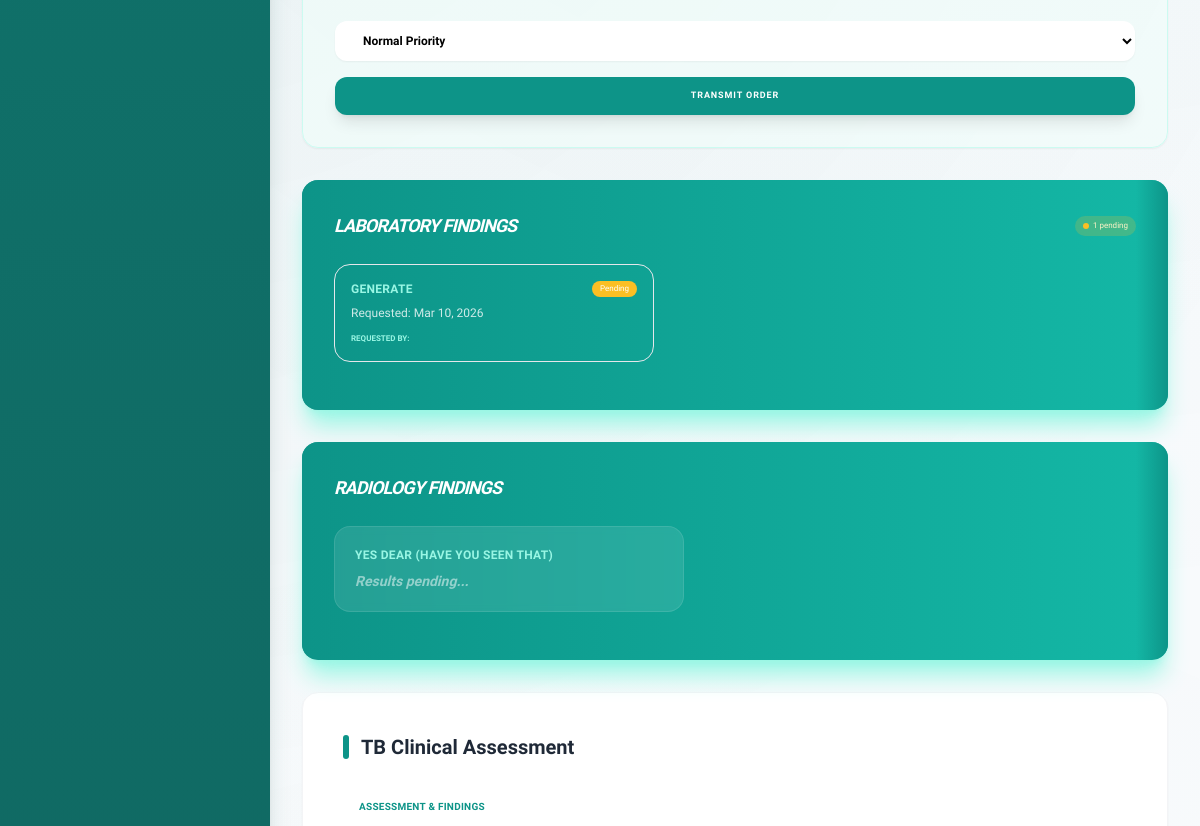
The page /index.php?page=consultation&id=PAT-51151&vid=VST-2026-0002 (signed in, middle part) on the database as committed earlier.
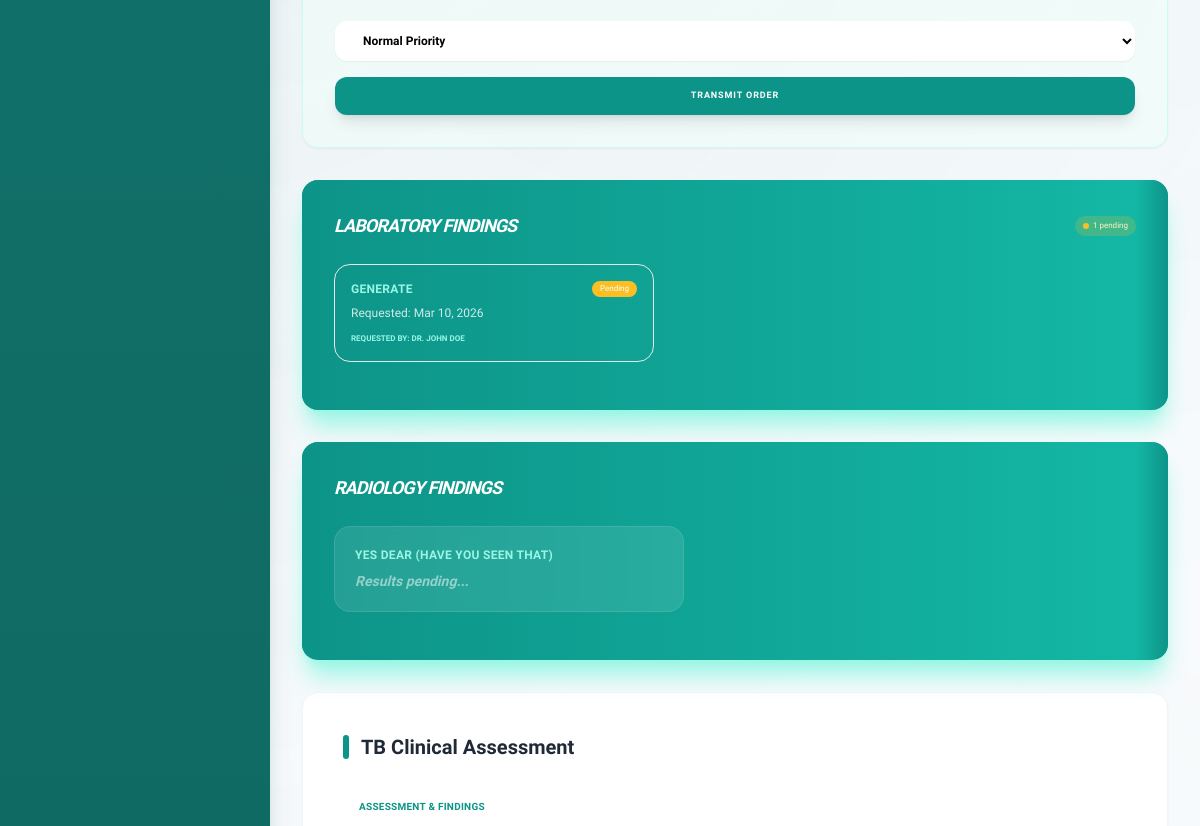
The same page on the database as committed later.
### tables this page shows
CREATE TABLE `lab_requests` (
  `request_id` varchar(20) NOT NULL,
  `visit_id` varchar(20) DEFAULT NULL,
  `doctor_id` varchar(20) DEFAULT NULL,
  `test_type` varchar(100) NOT NULL,
  `request_date` date NOT NULL,
  `status` varchar(20) DEFAULT 'pending',
  `created_at` timestamp NOT NULL DEFAULT current_timestamp(),
  `priority` enum('normal','STAT') DEFAULT 'normal',
  `patient_notified` tinyint(1) DEFAULT 0,
  `results_viewed` tinyint(1) DEFAULT 0,
  `updated_at` timestamp NOT NULL DEFAULT current_timestamp() ON UPDATE current_timestamp(),
  `assigned_tech_id` varchar(20) DEFAULT NULL,
  `tb_test_category` varchar(50) DEFAULT NULL,
  `specimen_type` varchar(50) DEFAULT NULL
);

CREATE TABLE `users` (
  `user_id` varchar(20) NOT NULL,
  `email` varchar(100) NOT NULL,
  `phone` varchar(50) DEFAULT NULL,
  `password_hash` varchar(255) NOT NULL,
  `full_name` varchar(100) NOT NULL,
  `role` varchar(30) NOT NULL,
  `status` varchar(20) DEFAULT 'active',
  `status_reason` varchar(100) DEFAULT NULL,
  `created_at` timestamp NOT NULL DEFAULT current_timestamp()
);

### includes/classes/clinical.php (called while the page is built, shortened)
<?php
class Clinical
{
    private $conn;
    public function __construct($db)
    {
        $this->conn = $db;
    }
    public function getPendingLabRequests($visit_id)
    {
        $query = "SELECT lr.*, u.full_name as doctor_name
              FROM lab_requests lr
              LEFT JOIN users u ON lr.doctor_id = u.user_id
              WHERE lr.visit_id = :vid
              AND lr.status = 'pending'
              ORDER BY
                CASE WHEN lr.priority = 'STAT' THEN 0 ELSE 1 END,
                lr.created_at DESC";
        $stmt = $this->conn->prepare($query);
        $stmt->bindParam(':vid', $visit_id);
        $stmt->execute();
        return $stmt->fetchAll(PDO::FETCH_ASSOC);
    }
}

### modules/medical-record/consultation.php (the view, shortened to what the changed rows need)
<?php
$id = $_GET['id'] ?? "";
$vQuery = $db->prepare("SELECT * FROM medical_visits WHERE patient_id = ? ORDER BY created_at DESC LIMIT 1");
$vQuery->execute([$id]);
$activeVisit = $vQuery->fetch(PDO::FETCH_ASSOC);
$visit_id = $activeVisit['visit_id'] ?? "NO_ACTIVE_VISIT";
$hasActiveVisit = ($visit_id !== "NO_ACTIVE_VISIT");
?>
 <div class="space-y-6">
    <?php if (!$hasActiveVisit): ?>
            <div class="p-12 bg-teal-50 border-2 border-dashed border-teal-200 rounded-2xl text-center">
                <h3 class="text-teal-700 font-semibold uppercase tracking-widest mb-2">Check-in Required</h3>
                <p class="text-xs text-teal-500 font-medium max-w-sm mx-auto mb-6">No active visit found.</p>
                <a href="index.php?page=records" class="inline-block px-8 py-3 bg-teal-600 text-white rounded-xl font-semibold text-[10px] uppercase shadow-lg hover:bg-teal-700">Go to Registry</a>
            </div>
    <?php else: ?>
            <div class="grid grid-cols-1 xl:grid-cols-4 gap-8">
<div class="xl:col-span-2 space-y-8">
<?php
    $labResults = $clinicalObj->getVisitLabResults($visit_id);
    $pendingLabRequests = $clinicalObj->getPendingLabRequests($visit_id);
    if (!empty($labResults) || !empty($pendingLabRequests)):
        ?>
    <div
        class="bg-gradient-to-r from-teal-600 to-teal-500 rounded-2xl p-8 text-white shadow-xl shadow-teal-200 relative overflow-hidden animate-in zoom-in duration-500">
<div class="relative z-10 -mx-2 px-2">
    <div class="flex gap-4 overflow-x-auto pb-4 scrollbar-thin scrollbar-thumb-transparent scrollbar-track-transparent hover:scrollbar-thumb-white/30" style="-webkit-overflow-scrolling: touch;">
        <?php if (!empty($pendingLabRequests)): ?>
            <?php foreach ($pendingLabRequests as $pr): ?>
                <div class="flex-none w-[320px] snap-start bg-white/6 p-4 rounded-2xl border border-white/6">
                    <div class="flex items-center justify-between mb-2">
                        <span class="text-xs font-semibold uppercase tracking-wide text-teal-200"><?php echo $pr['test_type']; ?></span>
                <span class="text-[8px] font-medium bg-amber-400 text-white px-2 py-0.5 rounded-full">Pending</span>
            </div>
                    <p class="text-xs text-white/80 mb-2">Requested: <?php echo date('M d, Y', strtotime($pr['created_at'] ?? $pr['request_date'] ?? 'now')); ?></p>
                    <p class="text-[8px] text-teal-200 mt-3 font-semibold uppercase">Requested By:
                        <?php echo $pr['doctor_name'] ?? 'N/A'; ?></p>
                    </div>
                    <?php endforeach; ?>
        <?php endif; ?>
    </div>
    </div>
</div>
<?php endif; ?>
                </div>
            </div>
    <?php endif; ?>
</div>

Rows that differ between the two databases and show on the page:
changed through a linked row, lab_requests "GENERATE": doctor.full_name (not shown) → "DR. JOHN DOE"
